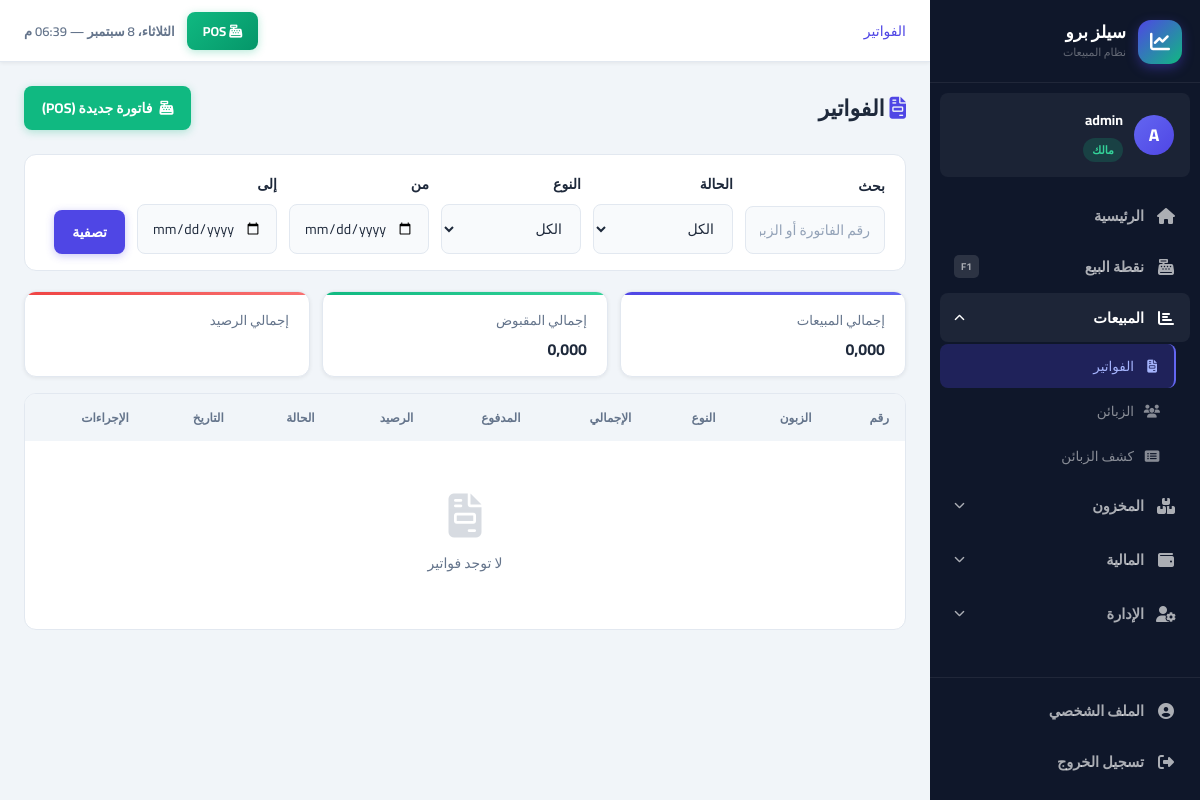
The page /sales/ (signed in) on the database its author committed.
### accounts/models.py (models this page shows, shortened)
class User(AbstractUser):
    role = models.ForeignKey(
        Role, on_delete=models.PROTECT, null=True, blank=True,
        related_name='users', verbose_name='الدور الوظيفي',
        help_text='فارغ لصاحب الحساب الرئيسي فقط'
    )
    parent = models.ForeignKey(
        'self', on_delete=models.CASCADE, null=True, blank=True,
        related_name='employees', verbose_name='المالك الرئيسي'
    )
    phone = models.CharField(max_length=20, blank=True, verbose_name='الهاتف')
    is_active = models.BooleanField(default=True, verbose_name='نشط')
    created_at = models.DateTimeField(auto_now_add=True)
    class Meta:
        verbose_name = 'مستخدم'
        verbose_name_plural = 'المستخدمون'
    def get_owner(self):
        if self.is_owner_account:
            return self
        return self.parent.get_owner()
    @property
    def is_owner_account(self):
        return self.parent_id is None
    def can_manage_users(self):
        return self.is_owner_account or self.has_perm_flag('can_manage_users')
    @property
    def role_label(self):
        if self.is_owner_account:
            return 'مالك'
        return self.role.name if self.role_id else '—'
    @property
    def role_slug(self):
        if self.is_owner_account:
            return 'owner'
        if not self.role_id:
            return 'custom'
        mapping = {'مدير': 'manager', 'كاشير': 'cashier', 'مشاهد': 'viewer'}
        return mapping.get(self.role.name, 'custom')

### sales/views.py (the view)
# urls.py: path('', views.invoice_list, name='invoice_list'),
@login_required
def invoice_list(request):
    owner    = request.user.get_owner()
    invoices = Invoice.objects.filter(owner=owner).select_related('customer', 'created_by')
    q         = request.GET.get('q', '')
    status    = request.GET.get('status', '')
    sale_type = request.GET.get('sale_type', '')
    date_from = request.GET.get('date_from', '')
    date_to   = request.GET.get('date_to', '')
    if q:         invoices = invoices.filter(Q(customer__name__icontains=q) | Q(pk__icontains=q))
    if status:    invoices = invoices.filter(status=status)
    if sale_type: invoices = invoices.filter(sale_type=sale_type)
    if date_from: invoices = invoices.filter(created_at__date__gte=date_from)
    if date_to:   invoices = invoices.filter(created_at__date__lte=date_to)
    totals = invoices.aggregate(total=Sum('total_amount'), paid=Sum('paid_amount'))
    paginator = Paginator(invoices, 20)
    page = paginator.get_page(request.GET.get('page'))
    return render(request, 'sales/invoice_list.html', {
        'page_obj': page,
        'total_amount': totals['total'] or 0,
        'total_paid':   totals['paid']  or 0,
        'q': q, 'status': status, 'sale_type': sale_type,
        'date_from': date_from, 'date_to': date_to,
    })

### core/context_processors.py (called while the page is built)
def global_context(request):
    context = {}
    if request.user.is_authenticated:
        owner = request.user.get_owner()
        low_stock_count = Product.objects.filter(
            owner=owner,
            current_stock__lte=F('min_stock')
        ).count()
        context['low_stock_count'] = low_stock_count
        context['current_user'] = request.user
    return context

### templates/sales/invoice_list.html (shortened to what this page needs)
{% extends 'base/base.html' %}
{% block breadcrumb %}<a href="/sales/">الفواتير</a>{% endblock %}
{% block content %}
<div class="page-header">
<div><h1 class="page-title"><i class="fas fa-file-invoice" style="color:var(--primary)"></i> الفواتير</h1></div>
<div class="page-actions"><a href="/pos/" class="btn btn-success"><i class="fas fa-cash-register"></i> فاتورة جديدة (POS)</a></div>
</div>
<form method="get" class="filter-bar">
<div class="form-group"><label class="form-label">بحث</label><input type="text" name="q" class="form-control" placeholder="رقم الفاتورة أو الزبون..." value="{{ q }}"></div>
<div class="form-group"><label class="form-label">الحالة</label>
<select name="status" class="form-select"><option value="">الكل</option>
<option value="unpaid" {% if status == "unpaid" %}selected{% endif %}>غير مدفوعة</option></select></div>
<div class="form-group"><label class="form-label">النوع</label>
<select name="sale_type" class="form-select"><option value="">الكل</option>
<option value="wholesale" {% if sale_type == "wholesale" %}selected{% endif %}>جملة</option></select></div>
<div class="form-group"><label class="form-label">من</label><input type="date" name="date_from" class="form-control" value="{{ date_from }}"></div>
<div class="form-group"><label class="form-label">إلى</label><input type="date" name="date_to" class="form-control" value="{{ date_to }}"></div>
<div class="form-group" style="min-width:auto;"><label class="form-label">&nbsp;</label><button type="submit" class="btn btn-primary">تصفية</button></div>
</form>
<div style="display:flex;gap:12px;margin-bottom:16px;flex-wrap:wrap;">
<div class="stat-card primary" style="padding:12px 20px;flex:1;min-width:150px;"><small class="text-muted">إجمالي المبيعات</small><div class="fw-bold" style="font-size:16px;">{{ total_amount|floatformat:3 }}</div></div>
<div class="stat-card success" style="padding:12px 20px;flex:1;min-width:150px;"><small class="text-muted">إجمالي المقبوض</small><div class="fw-bold" style="font-size:16px;">{{ total_paid|floatformat:3 }}</div></div>
<div class="stat-card danger" style="padding:12px 20px;flex:1;min-width:150px;"><small class="text-muted">إجمالي الرصيد</small><div class="fw-bold" style="font-size:16px;">{{ total_amount|add:"-"|add:total_paid|floatformat:3 }}</div></div>
</div>
<div class="table-container"><table>
<thead><tr><th>رقم</th><th>الزبون</th><th>النوع</th><th>الإجمالي</th><th>المدفوع</th><th>الرصيد</th><th>الحالة</th><th>التاريخ</th><th>الإجراءات</th></tr></thead>
<tbody>
{% for inv in page_obj %}
<tr>
<td><a href="/sales/{{ inv.pk }}/" class="text-primary fw-bold">#{{ inv.pk }}</a></td>
<td>{{ inv.customer.name|default:"نقد" }}</td>
<td><span class="badge badge-{% if inv.sale_type == 'wholesale' %}primary{% else %}info{% endif %}">{{ inv.get_sale_type_display }}</span></td>
<td class="fw-bold">{{ inv.total_amount|floatformat:3 }}</td>
<td class="text-success">{{ inv.paid_amount|floatformat:3 }}</td>
<td class="{% if inv.get_balance > 0 %}text-danger fw-bold{% else %}text-success{% endif %}">{{ inv.get_balance|floatformat:3 }}</td>
<td><span class="badge badge-{% if inv.status == 'paid' %}success{% elif inv.status == 'partial' %}warning{% else %}danger{% endif %}">{{ inv.get_status_display }}</span></td>
<td>{{ inv.created_at|date:"Y/m/d H:i" }}</td>
<td><a href="/sales/{{ inv.pk }}/" class="btn btn-sm btn-outline btn-icon"><i class="fas fa-eye"></i></a></td>
</tr>
{% empty %}<tr><td colspan="9"><div class="no-data"><i class="fas fa-file-invoice"></i>لا توجد فواتير</div></td></tr>
{% endfor %}
</tbody></table></div>
{% endblock %}

### templates/base/base.html (shortened to what this page needs)
<!DOCTYPE html>
<html lang="ar" dir="rtl">
<head>
    <link rel="stylesheet" href="https://cdnjs.cloudflare.com/ajax/libs/font-awesome/6.5.0/css/all.min.css">
    <link rel="stylesheet" href="/static/css/main.css">
</head>
<body>
{% if user.is_authenticated %}
<aside class="sidebar" id="sidebar">
    <div class="sb-brand">
        <div class="sb-logo"><i class="fas fa-chart-line"></i></div>
        <div>
            <div class="sb-name">سيلز برو</div>
            <div class="sb-sub">نظام المبيعات</div>
        </div>
    </div>
    <div class="sb-user">
        <div class="sb-avatar">{{ user.first_name.0|default:user.username.0|upper }}</div>
        <div class="sb-user-info">
            <span class="sb-user-name">{{ user.get_full_name|default:user.username }}</span>
            <span class="sb-role role-{{ user.role_slug }}">{{ user.role_label }}</span>
        </div>
    </div>
    <nav class="sb-nav">
        <a href="/dashboard/" class="sb-link {% if request.path == '/dashboard/' %}active{% endif %}">
            <span class="sb-icon"><i class="fas fa-home"></i></span>
            <span>الرئيسية</span>
        </a>
        <a href="/pos/" class="sb-link sb-pos {% if '/pos/' in request.path %}active{% endif %}">
            <span class="sb-icon"><i class="fas fa-cash-register"></i></span>
            <span>نقطة البيع</span>
            <span class="sb-key">F1</span>
        </a>
        <div class="sb-group">
            <button class="sb-group-btn {% if '/sales/' in request.path or '/customers/' in request.path %}open{% endif %}"
                    onclick="toggleGroup(this)">
                <span class="sb-icon"><i class="fas fa-chart-bar"></i></span>
                <span>المبيعات</span>
                <i class="fas fa-chevron-down sb-arrow"></i>
            </button>
            <div class="sb-group-items {% if '/sales/' in request.path or '/customers/' in request.path %}show{% endif %}">
                <a href="/sales/" class="sb-sub-link {% if '/sales/' in request.path %}active{% endif %}">
                    <i class="fas fa-file-invoice"></i> الفواتير
                </a>
                <a href="/customers/" class="sb-sub-link {% if '/customers/' in request.path and 'statement' not in request.path %}active{% endif %}">
                    <i class="fas fa-users"></i> الزبائن
                </a>
                <a href="/customers/statement/" class="sb-sub-link {% if 'statement' in request.path %}active{% endif %}">
                    <i class="fas fa-list-alt"></i> كشف الزبائن
                </a>
            </div>
        </div>
        <div class="sb-group">
            <button class="sb-group-btn {% if '/inventory/' in request.path %}open{% endif %}"
                    onclick="toggleGroup(this)">
                <span class="sb-icon"><i class="fas fa-boxes"></i></span>
                <span>المخزون</span>
                <i class="fas fa-chevron-down sb-arrow"></i>
            </button>
        </div>
        <div class="sb-group">
            <button class="sb-group-btn {% if '/expenses/' in request.path or '/reports/' in request.path %}open{% endif %}"
                    onclick="toggleGroup(this)">
                <span class="sb-icon"><i class="fas fa-wallet"></i></span>
                <span>المالية</span>
                <i class="fas fa-chevron-down sb-arrow"></i>
            </button>
        </div>
        {% if user.can_manage_users %}
        <div class="sb-group">
            <button class="sb-group-btn {% if '/accounts/users' in request.path or '/accounts/roles' in request.path %}open{% endif %}"
                    onclick="toggleGroup(this)">
                <span class="sb-icon"><i class="fas fa-user-cog"></i></span>
                <span>الإدارة</span>
                <i class="fas fa-chevron-down sb-arrow"></i>
            </button>
        </div>
        {% endif %}
    </nav>
    <div class="sb-footer">
        <a href="/accounts/profile/" class="sb-link {% if '/accounts/profile/' in request.path %}active{% endif %}">
            <span class="sb-icon"><i class="fas fa-user-circle"></i></span>
            <span>الملف الشخصي</span>
        </a>
        <a href="/accounts/logout/" class="sb-link sb-logout">
            <span class="sb-icon"><i class="fas fa-sign-out-alt"></i></span>
            <span>تسجيل الخروج</span>
        </a>
    </div>
</aside>
<div class="main-wrapper">
    <header class="topbar">
        <div class="topbar-start">
            <div class="breadcrumb-nav">{% block breadcrumb %}{% endblock %}</div>
        </div>
        <div class="topbar-end">
            <a href="/pos/" class="topbar-pos"><i class="fas fa-cash-register"></i> POS</a>
            <div class="topbar-clock" id="topbarClock"></div>
        </div>
    </header>
    <main class="page-content">
        {% block content %}{% endblock %}
    </main>
</div>
{% else %}
{% block auth_content %}{% endblock %}
{% endif %}
</body>
</html>

### rows shown on the page
User: first_name.0 "A", get_full_name "admin", role_label "مالك"

### other values the page prints
{{ total_amount|floatformat:3 }} "0,000"
{{ total_paid|floatformat:3 }} "0,000"
